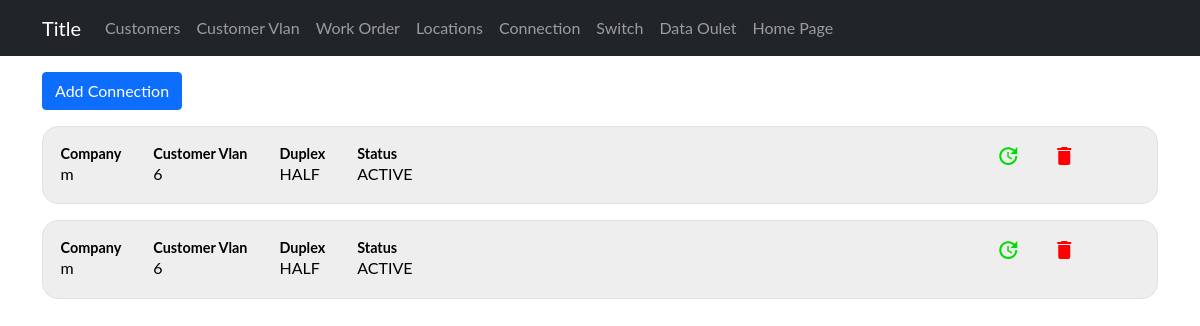
/devices/connection, run on an earlier commit of the app's database.
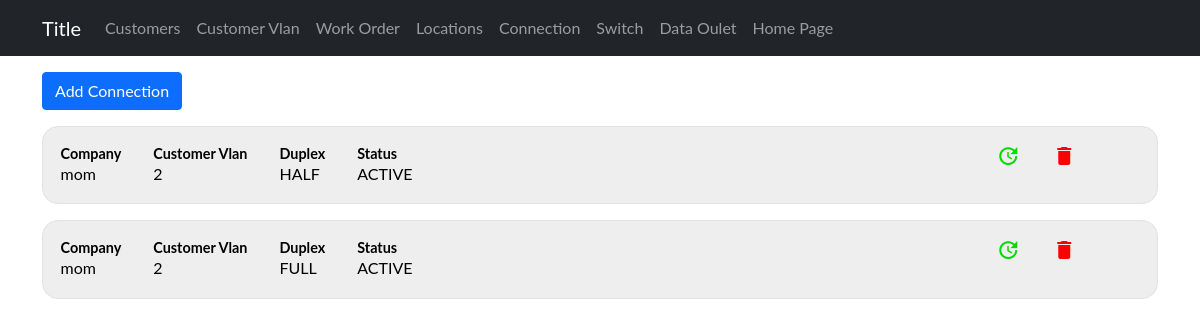
And on a later commit of the database.
### sitadevices/models.py (models this page shows, shortened)
class Connections(models.Model):
    company = models.ForeignKey(Customer, on_delete=models.CASCADE)
    customerVlan = models.ForeignKey(CustomerVlan, on_delete=models.CASCADE)
    data_outlet = models.ForeignKey(DataOutlet, on_delete=models.CASCADE,null=True, blank=True)
    switch_port_number = models.IntegerField(default=0)
    duplex = models.CharField(choices=duplex, max_length=200)
    voice_vlan_number = models.IntegerField(default=0)
    phone_mac_address = models.CharField(max_length=200)
    phone_extension = models.CharField(max_length=200)
    purpose = models.TextField()
    sticky_port = models.CharField(choices=yesno, max_length=200)
    additional_configuration = models.TextField()
    remark = models.TextField()
    actual_user = models.CharField(max_length=200)
    status = models.CharField(choices= status, max_length=200)
    connection_date = models.DateField(default=timezone.now)
    disconnection_date = models.DateField(default=timezone.now,null=True, blank=True)

class Customer(models.Model):
    company_name = models.CharField(max_length=255)
    contact_person = models.CharField(max_length=255)
    email = models.EmailField()
    phone = models.IntegerField()
    active = models.CharField(choices=yesno, max_length=200)
    submitted_date_time = models.DateTimeField(default=timezone.now)
    def __str__(self):
        return self.company_name

class CustomerVlan(models.Model):
    customor = models.ForeignKey(Customer, on_delete=models.CASCADE)
    vlan_number = models.IntegerField()
    usage = models.CharField(choices=usages, max_length=200)
    config_date = models.DateTimeField()
    vlan_description = models.TextField()
    ip_config = models.CharField(choices=ip, max_length=200)
    dhcp_ip_range = models.CharField(max_length=50)
    lan_ip_range = models.CharField(max_length=50)
    lan_subnet_mask = models.CharField(max_length=50)
    wan_public_ip = models.CharField(max_length=50)
    wan_subnet_mask = models.CharField(max_length=50)
    bandwidth = models.IntegerField()
    additional_config = models.TextField()
    remark = models.TextField()
    disconnection_date = models.DateField(null=True, blank=True)
    submitted_date_time = models.DateTimeField(default=timezone.now)
    def __str__(self):
        return str(self.vlan_number)

### sitadevices/views.py (the view)
# urls.py: path('connection', Connection, name="connectionlist"),
def Connection(request):
    connection = Connections.objects.all()
    dic = {
        'connection': connection,
    }
    return render(request, 'admin/connection/connection.html', {'dic': dic})

### sitadevices/templates/admin/connection/connection.html
{% extends '../base1.html' %}
{% block content %}
<div class="container">
<a href="{%url 'device:connectioninp' %}"><button type="button" class="btn btn-primary mt-3"> Add Connection</button></a>
{% for connection in dic.connection %}
<div class="grid">
    <a href="{%url 'device:connectionind' connection.id%}">
        <div class="flex">
            <div class="margin-right">
                <h4 class="list-title">Company</h4>
                <p>{{connection.company}}</p>
            </div>
            <div class="margin-right">
                <h4 class="list-title">Customer Vlan</h4>
                <p>{{connection.customerVlan}}</p>
            </div>
            <div class="margin-right">
                <h4 class="list-title">Duplex</h4>
                <p>{{connection.duplex}}</p>
            </div>
            <div class="margin-right">
                <h4 class="list-title">Status</h4>
                <p>{{connection.status}}</p>
            </div>
        </div>
    </a>
    <div class="delupd">
        <a class="upd"href="{%url 'device:connectionupd' connection.id%}"><span class="material-icons md-36">update</span></a>
        <a class="del" href="{%url 'device:connectiondel' connection.id%}"><span class="material-icons md-36">delete</span></a>
    </div>
</div>
{% endfor %}
</div>
{% endblock  %}

What changed in the data, as far as the page shows it:
changed Connections "HALF": company "m" → "mom"; customerVlan "6" → "2"
changed Connections: company "m" → "mom"; customerVlan "6" → "2"; duplex "HALF" → "FULL"
